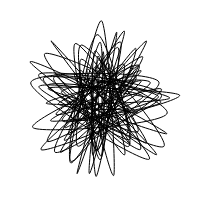
Frame 1 (no input)
Frame 60 (no input): identical to frame 1, image omitted
Frame 120 (the mouse pressed at the canvas centre since frame 60): identical to frame 1, image omitted

The p5.js sketch that drew this single still picture (run headless with seeded random() and noise() and a simulated clock; from frame 60 on, the mouse is pressed at the canvas centre):

// p5.js sketch
// ── sketch.js
let points
let deviation = 0.2
let groupSize = 100

function polar(r, a) {
  return [r * cos(a), r * sin(a)]
}

function reset() {
  let angle = random(0, 2 * PI)
  points = Array.from({
    length: groupSize
  }).map(() => polar(random(30, 80), angle += random(PI * (1), PI * (1 + deviation))))
  draw()
}

function setup() {
  createCanvas(200, 200)

  // reset
  createButton('生成')
    .mousePressed(reset)
  // deviation
  createSlider(0, 3, deviation, 'any')
    .input(function () {
      deviation = this.value()
      reset()
    })
  // group size
  createSlider(0, 1000, groupSize)
    .input(function () {
      groupSize = this.value()
      reset()
    })

  reset()
}

function drawCycle(points) {
  beginShape()
  points.forEach(p => curveVertex(p[0], p[1]))
  points.slice(0, 3).forEach(p => curveVertex(p[0], p[1]))
  endShape()
}

function draw() {
  clear()
  push()
  translate(100, 100)
  noFill()
  drawCycle(points)
  pop()
}
